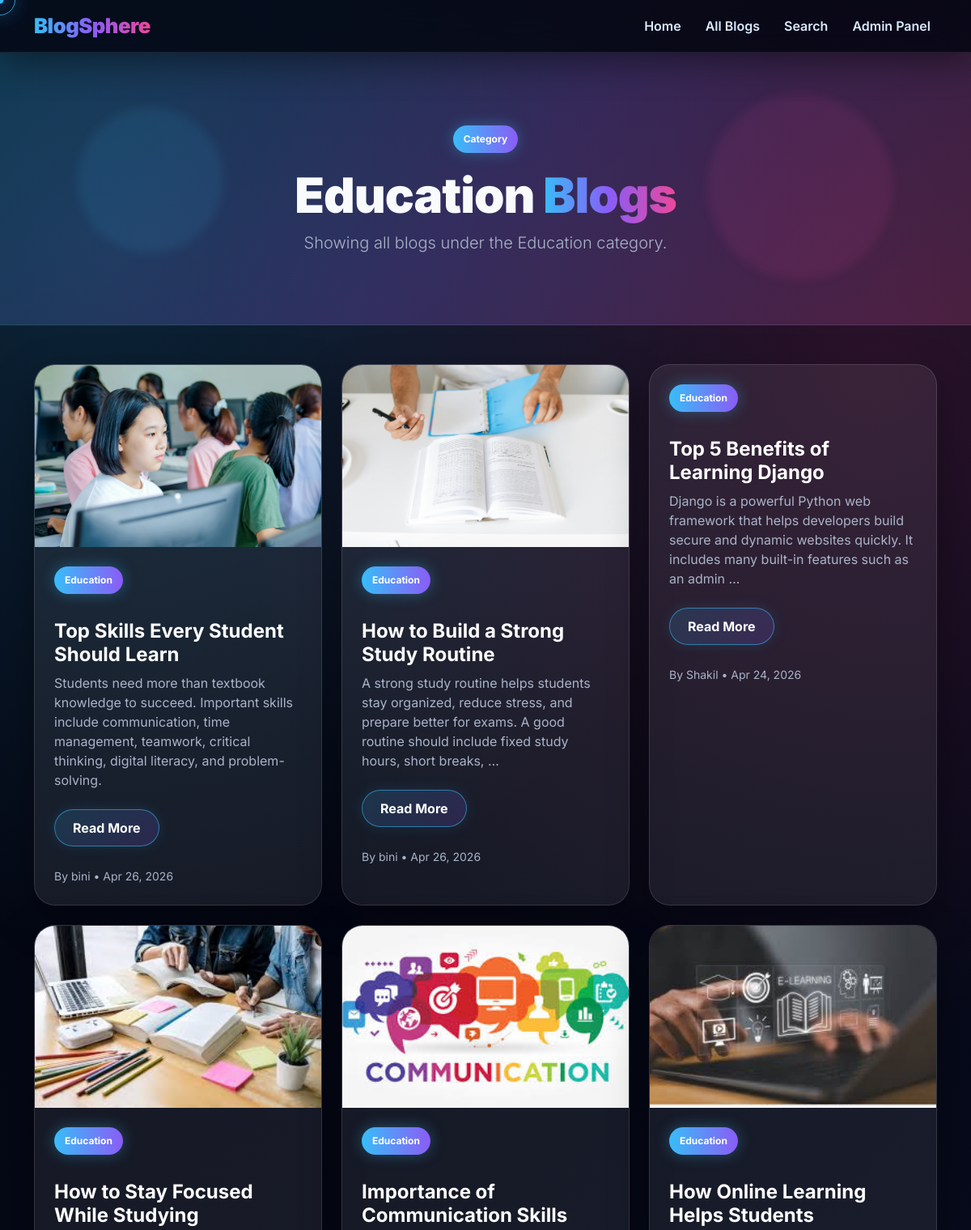
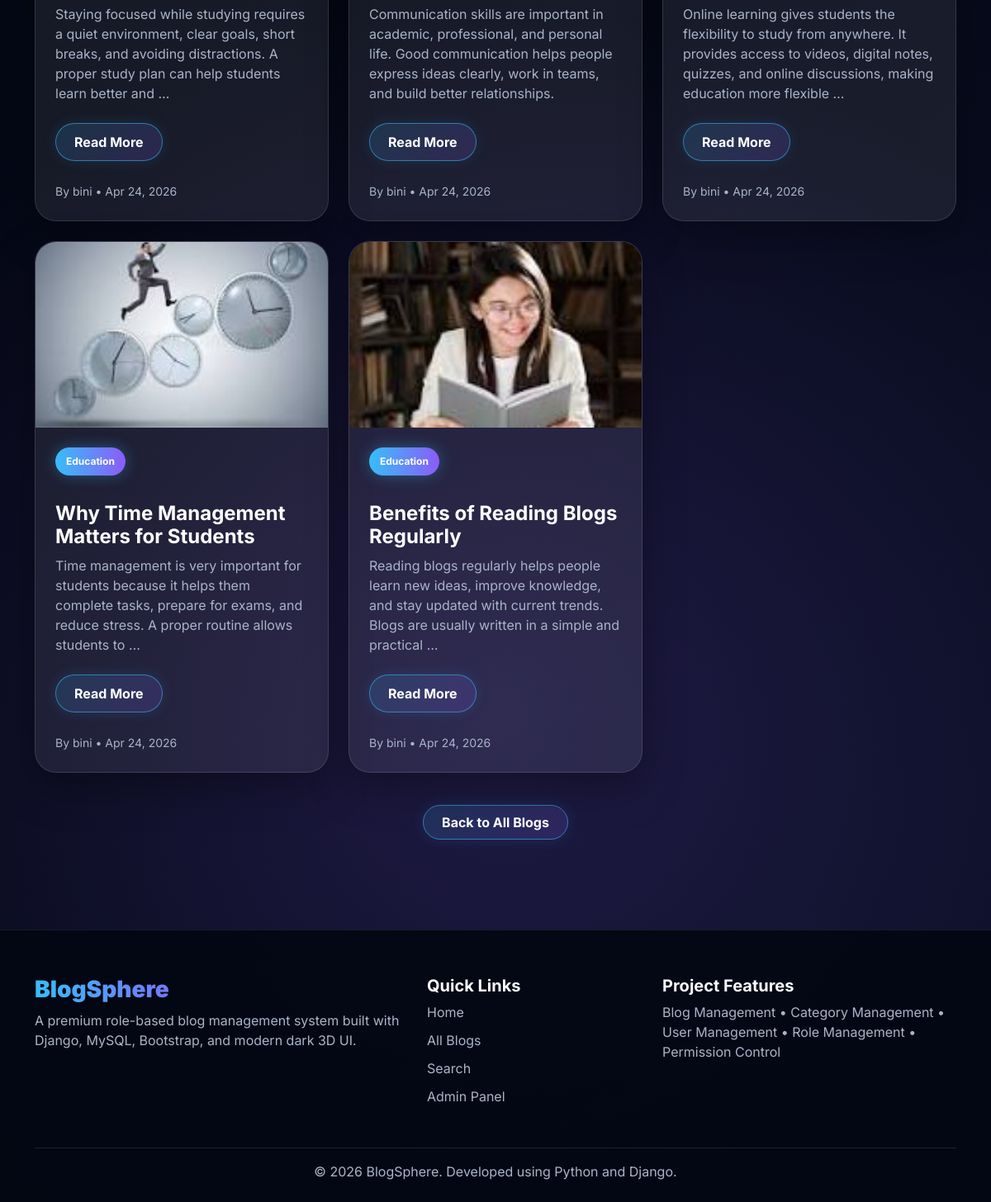
The app's page /category/education/ with its own data (2 pictures, top to bottom).
### blogs/models.py (models this page shows, shortened)
class Category(models.Model):
    name = models.CharField(max_length=100)
    slug = models.SlugField(unique=True, blank=True)
    description = models.TextField(blank=True, null=True)
    created_at = models.DateTimeField(auto_now_add=True)
    class Meta:
        verbose_name_plural = "Categories"

class Blog(models.Model):
    STATUS_CHOICES = (
        ('draft', 'Draft'),
        ('published', 'Published'),
    )
    title = models.CharField(max_length=200)
    slug = models.SlugField(unique=True, blank=True)
    content = models.TextField()
    category = models.ForeignKey(Category, on_delete=models.CASCADE, related_name='blogs')
    author = models.ForeignKey(User, on_delete=models.CASCADE)
    image = models.ImageField(upload_to='blog_images/', blank=True, null=True)
    status = models.CharField(max_length=20, choices=STATUS_CHOICES, default='draft')
    created_at = models.DateTimeField(auto_now_add=True)
    updated_at = models.DateTimeField(auto_now=True)

### blogs/views.py (the view)
# urls.py: path('category/<slug:slug>/', views.category_blogs, name='category_blogs'),
def category_blogs(request, slug):
    category = get_object_or_404(Category, slug=slug)
    blogs = Blog.objects.filter(category=category, status='published').order_by('-created_at')
    return render(request, 'blogs/category_blogs.html', {
        'category': category,
        'blogs': blogs
    })

### templates/blogs/category_blogs.html (shortened to what this page needs)
{% extends 'base.html' %}
{% block content %}
<section class="page-header text-center">
    <div class="container position-relative">
        <p class="category-badge mb-3 fade-in-up">Category</p>
        <h1 class="page-title fade-in-up delay-1">
            {{ category.name }} <span class="gradient-text">Blogs</span>
        </h1>
        <p class="lead text-soft fade-in-up delay-2">
            Showing all blogs under the {{ category.name }} category.
        </p>
    </div>
</section>
<section class="py-5">
    <div class="container">
        <div class="row">
            {% for blog in blogs %}
                <div class="col-lg-4 col-md-6 mb-4 fade-in-up">
                    <div class="blog-card-3d h-100">
                        {% if blog.image %}
                            <div class="blog-img-wrap">
                                <img src="{{ blog.image.url }}" alt="{{ blog.title }}">
                            </div>
                        {% endif %}
                        <div class="p-4">
                            <span class="category-badge mb-3">{{ blog.category.name }}</span>
                            <h4 class="fw-bold mt-3">
                                <a href="{% url 'blog_detail' blog.slug %}" class="text-white text-decoration-none">
                                    {{ blog.title }}
                                </a>
                            </h4>
                            <p class="text-soft">
                                {{ blog.content|truncatewords:25 }}
                            </p>
                            <a href="{% url 'blog_detail' blog.slug %}" class="neon-btn d-inline-block mt-2">
                                Read More
                            </a>
                        </div>
                        <div class="px-4 pb-4">
                            <small class="text-soft">
                                By {{ blog.author.username }} • {{ blog.created_at|date:"M d, Y" }}
                            </small>
                        </div>
                    </div>
                </div>
            {% empty %}
                <div class="col-12 text-center">
                    <p class="text-soft">No blogs in this category.</p>
                    <a href="{% url 'blog_list' %}" class="neon-btn">Back to All Blogs</a>
                </div>
            {% endfor %}
        </div>
        <div class="text-center mt-4">
            <a href="{% url 'blog_list' %}" class="neon-btn">Back to All Blogs</a>
        </div>
    </div>
</section>
{% endblock %}

### templates/base.html (style rules this page uses)
:root { --bg-dark: #050816; --bg-dark-2: #080b1f; --card-dark: rgba(255, 255, 255, 0.075); --border-glow: rgba(139, 92, 246, 0.55); --text-main: #f8fafc; --text-muted: #aab4c8; --neon-blue: #38bdf8; --neon-purple: #8b5cf6; --neon-pink: #ec4899; --neon-yellow: #facc15; }
* { box-sizing: border-box; }
html { scroll-behavior: smooth; }
body { font-family: 'Inter', sans-serif; background: radial-gradient(circle at 10% 10%, rgba(56, 189, 248, 0.16), transparent 30%), radial-gradient(circle at 90% 15%, rgba(236, 72, 153, 0.16), transparent 30%), radial-gradient(circle at 50% 80%, rgba(139, 92, 246, 0.18), transparent 35%), linear-gradient(135deg, #030712, #050816, #0b1026); color: var(--text-main); min-height: 100vh; overflow-x: hidden; cursor: none; }
a { color: inherit; }
.page-header { position: relative; padding: 90px 0 70px; background: linear-gradient(135deg, rgba(14, 165, 233, 0.18), rgba(139, 92, 246, 0.22), rgba(236, 72, 153, 0.16)), rgba(255, 255, 255, 0.03); overflow: hidden; border-bottom: 1px solid rgba(255, 255, 255, 0.08); }
.page-header::before, .page-header::after { content: ""; position: absolute; border-radius: 50%; filter: blur(6px); opacity: 0.55; animation: floatShape 7s ease-in-out infinite alternate; }
.page-header::before { width: 180px; height: 180px; background: rgba(56, 189, 248, 0.18); left: 8%; top: 20%; }
.page-header::after { width: 230px; height: 230px; background: rgba(236, 72, 153, 0.18); right: 8%; top: 15%; animation-delay: 1.5s; }
.page-title { font-size: clamp(2.2rem, 5vw, 4.5rem); font-weight: 900; letter-spacing: -1px; }
.gradient-text { background: linear-gradient(90deg, var(--neon-blue), var(--neon-purple), var(--neon-pink)); -webkit-background-clip: text; -webkit-text-fill-color: transparent; }
.text-soft { color: var(--text-muted); }
.blog-card-3d { background: rgba(255, 255, 255, 0.075); backdrop-filter: blur(18px); border: 1px solid rgba(255, 255, 255, 0.12); border-radius: 26px; overflow: hidden; transform-style: preserve-3d; transition: 0.4s ease; box-shadow: 0 18px 50px rgba(0, 0, 0, 0.34); position: relative; }
.blog-card-3d::before { content: ""; position: absolute; inset: 0; border-radius: 26px; padding: 1px; background: linear-gradient(135deg, rgba(56, 189, 248, 0.9), rgba(139, 92, 246, 0.75), rgba(236, 72, 153, 0.75)); -webkit-mask: linear-gradient(#000 0 0) content-box, linear-gradient(#000 0 0); -webkit-mask-composite: xor; mask-composite: exclude; opacity: 0; transition: 0.35s ease; pointer-events: none; }
.blog-img-wrap { overflow: hidden; height: 225px; background: #111827; }
.blog-img-wrap img { width: 100%; height: 100%; object-fit: cover; transition: 0.55s ease; }
.category-badge { display: inline-block; color: white; font-size: 0.75rem; font-weight: 700; padding: 8px 13px; border-radius: 999px; background: linear-gradient(90deg, var(--neon-blue), var(--neon-purple)); box-shadow: 0 0 18px rgba(56, 189, 248, 0.35); }
.neon-btn { border: 1px solid rgba(56, 189, 248, 0.55); color: white; background: linear-gradient(135deg, rgba(56, 189, 248, 0.16), rgba(139, 92, 246, 0.18)); border-radius: 999px; padding: 10px 22px; font-weight: 700; transition: 0.35s ease; box-shadow: 0 0 18px rgba(56, 189, 248, 0.12); text-decoration: none; }
.fade-in-up { opacity: 0; transform: translateY(35px); animation: fadeInUp 0.9s ease forwards; }
.delay-1 { animation-delay: 0.15s; }
.delay-2 { animation-delay: 0.3s; }

### records on screen
Category: name "Education"
Blog: image (picture), category.name "Education", title "Top Skills Every Student Should Learn", content "Students need more than textbook knowledge to succeed. Important skills include communication, time management, teamwork, critical thinking, digital literacy, and problem-solving.", author.username "bini", created_at "Apr 26, 2026"
Blog: image (picture), category.name "Education", title "How to Build a Strong Study Routine", content "A strong study routine helps students stay organized, reduce stress, and prepare better for exams. A good routine should include fixed study hours, short breaks, …", author.username "bini", created_at "Apr 26, 2026"
Blog: category.name "Education", title "Top 5 Benefits of Learning Django", content "Django is a powerful Python web framework that helps developers build secure and dynamic websites quickly. It includes many built-in features such as an admin …", author.username "Shakil", created_at "Apr 24, 2026"
Blog: image (picture), category.name "Education", title "How to Stay Focused While Studying", content "Staying focused while studying requires a quiet environment, clear goals, short breaks, and avoiding distractions. A proper study plan can help students learn better and …", author.username "bini", created_at "Apr 24, 2026"
Blog: image (picture), category.name "Education", title "Importance of Communication Skills", content "Communication skills are important in academic, professional, and personal life. Good communication helps people express ideas clearly, work in teams, and build better relationships.", author.username "bini", created_at "Apr 24, 2026"
Blog: image (picture), category.name "Education", title "How Online Learning Helps Students", content "Online learning gives students the flexibility to study from anywhere. It provides access to videos, digital notes, quizzes, and online discussions, making education more flexible …", author.username "bini", created_at "Apr 24, 2026"
Blog: image (picture), category.name "Education", title "Why Time Management Matters for Students", content "Time management is very important for students because it helps them complete tasks, prepare for exams, and reduce stress. A proper routine allows students to …", author.username "bini", created_at "Apr 24, 2026"
Blog: image (picture), category.name "Education", title "Benefits of Reading Blogs Regularly", content "Reading blogs regularly helps people learn new ideas, improve knowledge, and stay updated with current trends. Blogs are usually written in a simple and practical …", author.username "bini", created_at "Apr 24, 2026"
